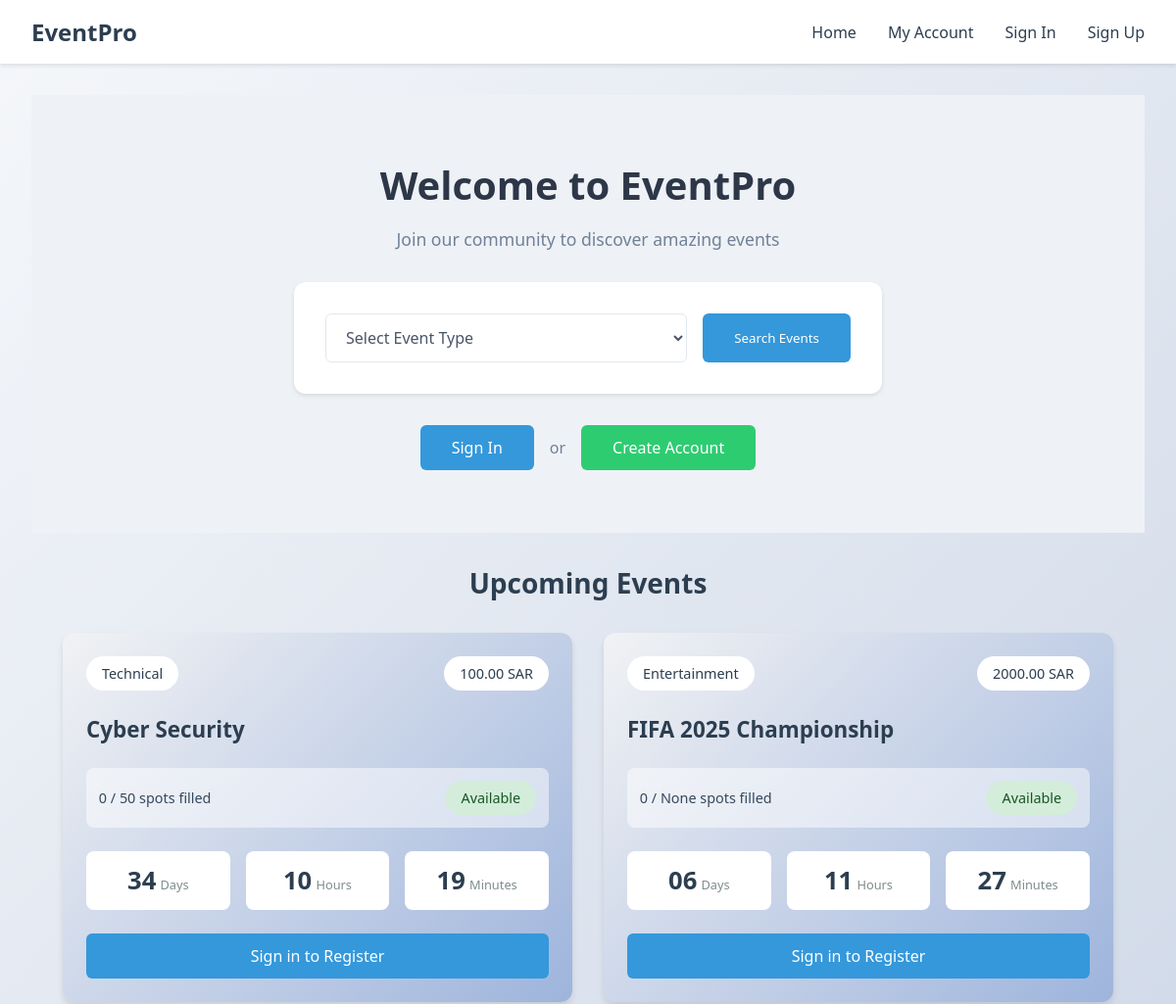
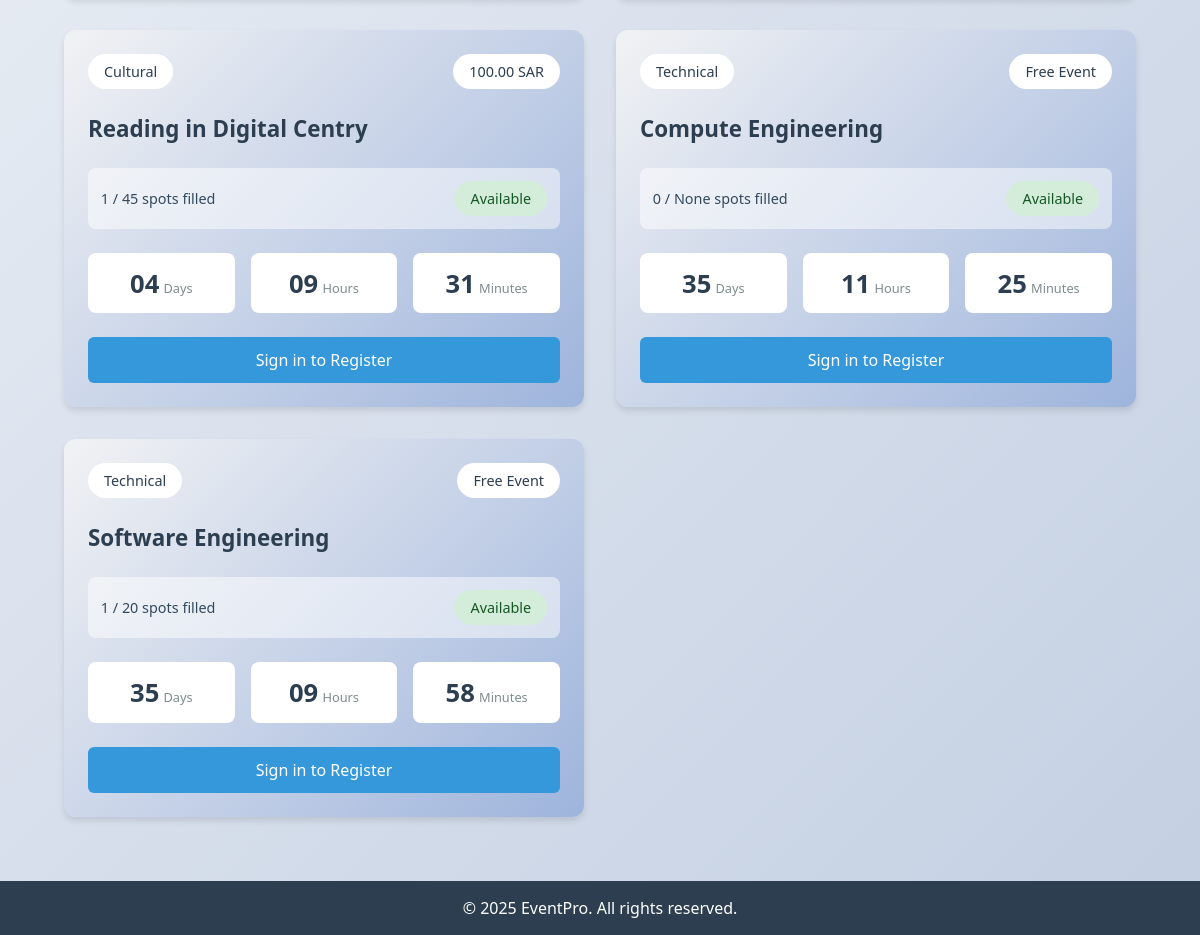
/home/, run on the app's committed database (2 pictures, top to bottom).
### User_app/models.py (models this page shows, shortened)
class Event(models.Model):
    EventID = models.AutoField(primary_key=True)
    EventType = models.CharField(max_length=50)
    EventTitle = models.CharField(max_length=70)
    EventDescription = models.TextField()
    EventDate = models.DateField()
    EventTime = models.TimeField()
    EventCost = models.CharField(max_length=20, default='Free')
    EventLocation = models.CharField(max_length=70)
    EventCapacity = models.PositiveIntegerField(null=True, blank=True)
    current_participants = models.PositiveIntegerField(default=0)
    form_configured = models.BooleanField(default=False)
    def is_full(self):
        if self.EventCapacity is None:  # Unlimited capacity
            return False
        return self.current_participants >= self.EventCapacity

### User_app/views.py (the view)
# urls.py: path('home/', HomeView.as_view(), name='home'),
class HomeView(ListView):
   model = Event
   template_name = 'Participant_Pages/home.html'
   context_object_name = 'events'
   def get_queryset(self):
       return Event.objects.values('EventType').distinct().order_by('EventType')
   def get_context_data(self, **kwargs):
       context = super().get_context_data(**kwargs)
       if self.request.user.is_authenticated:
           context['fname'] = self.request.user.first_name
       upcoming_events = Event.objects.filter(
           EventDate__gte=datetime.now().date()
       ).order_by('?')[:6]
       for event in upcoming_events:
           event.registration_deadline = datetime.combine(
               event.EventDate,
               event.EventTime
           ) - timedelta(hours=24)
           if event.EventCapacity:
               event.capacity_percentage = (event.current_participants / event.EventCapacity) * 100
           else:
               event.capacity_percentage = 0
       context['featured_events'] = upcoming_events
       context['current_time'] = datetime.now()
       return context

### User_app/templates/Participant_Pages/home.html (shortened to what this page needs)
{% extends 'base.html' %}
{% block content %}
<div class="hero-section">
  <h1 class="main-heading">Welcome to EventPro</h1>
  <p class="main-subtitle">Join our community to discover amazing events</p>
  <div class="search-container">
      <form method="GET" action="{% url 'search_events' %}" class="search-form">
          <select name="event_type" required class="search-select">
              <option value="">Select Event Type</option>
          </select>
          <button type="submit" class="search-events-btn">Search Events</button>
      </form>
  </div>
  {% if not user.is_authenticated %}
      <div class="auth-buttons">
          <a href="{% url 'signin' %}" class="btn btn-signin">Sign In</a>
          <span class="btn-divider">or</span>
          <a href="{% url 'signup' %}" class="btn btn-create">Create Account</a>
      </div>
  {% endif %}
</div>
<section class="events-section">
  <h2 class="section-title">Upcoming Events</h2>
  <div class="events-grid">
      {% for event in featured_events %}
          <div class="event-card">
              <div class="event-header">
                  <span class="event-type">{{ event.EventType }}</span>
                  <span class="event-cost">{% if event.EventCost == "Free" %}Free Event{% else %}{{ event.EventCost }}{% endif %}</span>
              </div>
              <h3 class="event-title">{{ event.EventTitle }}</h3>
              <div class="capacity-status">
                  <span class="spots-count">
                      {{ event.current_participants }} / {{ event.EventCapacity }} spots filled
                  </span>
                  <span class="availability-badge {% if event.is_full or not event.form_configured %}full{% else %}available{% endif %}">
                      {% if event.is_full %}
                          Not Available
                      {% elif not event.form_configured %}
                          Registration Not Ready
                      {% else %}
                          Available
                      {% endif %}
                  </span>
              </div>
              <div class="countdown-timer" data-deadline="{{ event.EventDate|date:'Y-m-d' }} {{ event.EventTime|time:'H:i' }}">
                  <div class="timer-grid">
                      <div class="timer-item">
                          <span class="timer-value days">00</span>
                          <span class="timer-label">Days</span>
                      </div>
                      <div class="timer-item">
                          <span class="timer-value hours">00</span>
                          <span class="timer-label">Hours</span>
                      </div>
                      <div class="timer-item">
                          <span class="timer-value minutes">00</span>
                          <span class="timer-label">Minutes</span>
                      </div>
                  </div>
              </div>
              {% if user.is_authenticated %}
                  {% if not event.form_configured %}
                      <button class="register-btn" disabled style="background: #cbd5e0; cursor: not-allowed;">Registration Not Available</button>
                  {% else %}
                      <a href="{% url 'register_event' event.EventID %}" class="register-btn">Register for Event</a>
                  {% endif %}
              {% else %}
                  <a href="{% url 'signin' %}" class="register-btn">Sign in to Register</a>
              {% endif %}
          </div>
      {% endfor %}
  </div>
</section>
{% endblock %}

### User_app/templates/Participant_Pages/home.html (style rules this page uses)
:root { --primary-blue: #3498db; --secondary-green: #2ecc71; --text-dark: #2c3e50; --text-light: #7f8c8d; --background: #EEF2F7; --card-bg: #ffffff; }
body { background-color: var(--background); font-family: 'Segoe UI', -apple-system, BlinkMacSystemFont, sans-serif; color: var(--text-dark); }
.hero-section { text-align: center; padding: 4rem 2rem; background: #EEF2F7; }
.main-heading { color: #2D3748; font-size: 2.5rem; margin-bottom: 1rem; font-weight: 600; }
.main-subtitle { color: #718096; font-size: 1.1rem; margin-bottom: 2rem; }
.search-container { max-width: 600px; margin: 2rem auto; padding: 2rem; background: rgb(255, 255, 255); border-radius: 12px; box-shadow: 0 2px 4px rgba(0,0,0,0.1); }
.search-form { display: flex; gap: 1rem; }
.search-select { flex: 1; padding: 0.75rem 1rem; border: 1px solid #E2E8F0; border-radius: 6px; font-size: 1rem; color: #4A5568; background-color: white; }
.search-events-btn { padding: 0.75rem 2rem; background: #3498db; color: white; border: none; border-radius: 6px; font-weight: 500; cursor: pointer; transition: background-color 0.2s; }
.auth-buttons { display: flex; align-items: center; justify-content: center; gap: 1rem; margin-top: 2rem; }
.btn { padding: 0.75rem 2rem; border-radius: 6px; font-weight: 500; text-decoration: none; transition: all 0.2s; }
.btn-signin { background: #3498db; color: white; }
.btn-create { background: #2ecc71; color: white; }
.btn-divider { color: #718096; font-weight: 500; }
.events-section { max-width: 1200px; margin: 0 auto; padding: 2rem; }
.section-title { font-size: 1.75rem; margin-bottom: 2rem; color: var(--text-dark); text-align: center; }
.events-grid { display: grid; grid-template-columns: repeat(auto-fill, minmax(350px, 1fr)); gap: 2rem; }
.event-card { background: linear-gradient(135deg, #f1f2f4, #9eb4dc); border-radius: 12px; padding: 1.5rem; box-shadow: 0 4px 6px rgba(0,0,0,0.1); }
.event-header { display: flex; justify-content: space-between; margin-bottom: 1.5rem; }
.event-type, .event-cost { font-size: 0.9rem; padding: 0.5rem 1rem; border-radius: 20px; background: white; color: #2c3e50; font-weight: 500; }
.event-title { font-size: 1.4rem; margin: 1rem 0; color: #2c3e50; font-weight: 600; }
.capacity-status { display: flex; justify-content: space-between; align-items: center; margin: 1.5rem 0; background: rgba(255, 255, 255, 0.5); padding: 0.8rem; border-radius: 8px; }
.spots-count { color: #34495e; font-size: 0.9rem; font-weight: 500; }
.availability-badge { padding: 0.5rem 1rem; border-radius: 20px; font-size: 0.9rem; font-weight: 500; }
.available { background: #d4edda; color: #155724; }
.timer-grid { display: grid; grid-template-columns: repeat(3, 1fr); gap: 1rem; margin: 1.5rem 0; }
.timer-item { text-align: center; background: white; padding: 0.8rem; border-radius: 8px; }
.timer-value { font-size: 1.6rem; font-weight: 600; color: #2c3e50; }
.timer-label { font-size: 0.8rem; color: #7f8c8d; margin-top: 0.3rem; }
.register-btn { display: block; width: 100%; padding: 0.75rem; background: var(--primary-blue); color: white; text-align: center; text-decoration: none; border-radius: 6px; margin-top: 1rem; font-weight: 500; transition: all 0.2s ease; border: none; }

### User_app/templates/base.html (style rules this page uses)
* { margin: 0; padding: 0; box-sizing: border-box; font-family: 'Segoe UI', Tahoma, Geneva, Verdana, sans-serif; }
body { background: linear-gradient(135deg, #f5f7fa 0%, #c3cfe2 100%); min-height: 100vh; display: flex; flex-direction: column; }

### data on the page
Event: EventType "Technical", EventCost "100.00 SAR", EventTitle "Cyber Security", current_participants "0", EventCapacity "50", form_configured "Available"
Event: EventType "Entertainment", EventCost "2000.00 SAR", EventTitle "FIFA 2025 Championship", current_participants "0", EventCapacity "None", form_configured "Available"
Event: EventType "Cultural", EventCost "100.00 SAR", EventTitle "Reading in Digital Centry", current_participants "1", EventCapacity "45", form_configured "Available"
Event: EventType "Technical", EventCost "Free Event", EventTitle "Compute Engineering", current_participants "0", EventCapacity "None", form_configured "Available"
Event: EventType "Technical", EventCost "Free Event", EventTitle "Software Engineering", current_participants "1", EventCapacity "20", form_configured "Available"
